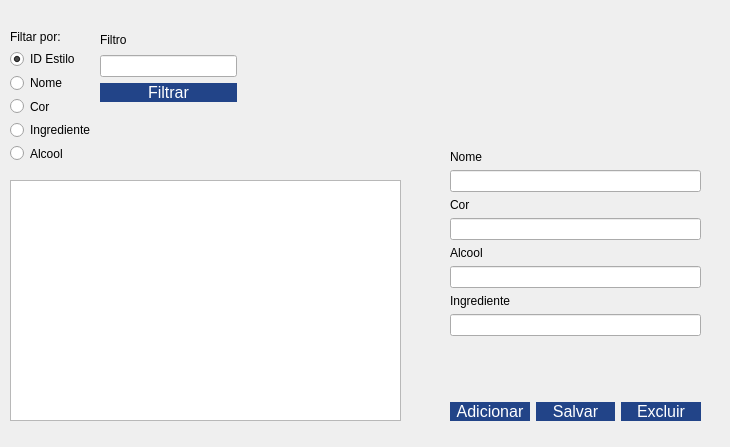
<?xml version="1.0" encoding="UTF-8"?>
<ui version="4.0">
 <class>fm_gestaoEstilo</class>
 <widget class="QDialog" name="fm_gestaoEstilo">
  <property name="geometry">
   <rect>
    <x>0</x>
    <y>0</y>
    <width>730</width>
    <height>447</height>
   </rect>
  </property>
  <property name="windowTitle">
   <string>Estilo</string>
  </property>
  <property name="styleSheet">
   <string notr="true">QPushButton{
background:#248;
color:#fff;
font-size:12pt;
border:none;
border-radius:10px;
}
QPushButton:hover{
	background:#fff;
	color:#248;
	font-size:12pt;
	border:none;
	border-radius:10px;
}
</string>
  </property>
  <widget class="QTableWidget" name="tw_estilo">
   <property name="geometry">
    <rect>
     <x>10</x>
     <y>180</y>
     <width>391</width>
     <height>241</height>
    </rect>
   </property>
  </widget>
  <widget class="QWidget" name="layoutWidget">
   <property name="geometry">
    <rect>
     <x>450</x>
     <y>150</y>
     <width>251</width>
     <height>271</height>
    </rect>
   </property>
   <layout class="QVBoxLayout" name="verticalLayout_6">
    <item>
     <layout class="QVBoxLayout" name="verticalLayout_5">
      <item>
       <layout class="QVBoxLayout" name="verticalLayout">
        <item>
         <widget class="QLabel" name="label_6">
          <property name="text">
           <string>Nome</string>
          </property>
         </widget>
        </item>
        <item>
         <widget class="QLineEdit" name="txt_nomeEstilo"/>
        </item>
       </layout>
      </item>
      <item>
       <layout class="QVBoxLayout" name="verticalLayout_2">
        <item>
         <widget class="QLabel" name="label_7">
          <property name="text">
           <string>Cor</string>
          </property>
         </widget>
        </item>
        <item>
         <widget class="QLineEdit" name="txt_corEstilo"/>
        </item>
       </layout>
      </item>
      <item>
       <layout class="QVBoxLayout" name="verticalLayout_3">
        <item>
         <widget class="QLabel" name="label_8">
          <property name="text">
           <string>Alcool</string>
          </property>
         </widget>
        </item>
        <item>
         <widget class="QLineEdit" name="txt_alcoolEstilo"/>
        </item>
       </layout>
      </item>
      <item>
       <layout class="QVBoxLayout" name="verticalLayout_4">
        <item>
         <widget class="QLabel" name="label_9">
          <property name="text">
           <string>Ingrediente</string>
          </property>
         </widget>
        </item>
        <item>
         <widget class="QLineEdit" name="txt_ingrediente_estilo"/>
        </item>
       </layout>
      </item>
     </layout>
    </item>
    <item>
     <spacer name="verticalSpacer">
      <property name="orientation">
       <enum>Qt::Vertical</enum>
      </property>
      <property name="sizeHint" stdset="0">
       <size>
        <width>20</width>
        <height>40</height>
       </size>
      </property>
     </spacer>
    </item>
    <item>
     <layout class="QHBoxLayout" name="horizontalLayout">
      <item>
       <widget class="QPushButton" name="btn_add">
        <property name="enabled">
         <bool>true</bool>
        </property>
        <property name="styleSheet">
         <string notr="true">QPushButton{
background:#248;
color:#fff;
font-size:12pt;
border:none;
border-radius:10px;
}
QPushButton:hover{
	background:#fff;
	color:#248;
	font-size:12pt;
	border:none;
	border-radius:10px;
}
</string>
        </property>
        <property name="text">
         <string>Adicionar</string>
        </property>
        <property name="autoDefault">
         <bool>false</bool>
        </property>
       </widget>
      </item>
      <item>
       <widget class="QPushButton" name="btn_salvar">
        <property name="styleSheet">
         <string notr="true">QPushButton{
background:#248;
color:#fff;
font-size:12pt;
border:none;
border-radius:10px;
}
QPushButton:hover{
	background:#fff;
	color:#248;
	font-size:12pt;
	border:none;
	border-radius:10px;
}
</string>
        </property>
        <property name="text">
         <string>Salvar</string>
        </property>
        <property name="autoDefault">
         <bool>false</bool>
        </property>
       </widget>
      </item>
      <item>
       <widget class="QPushButton" name="btn_excluir">
        <property name="styleSheet">
         <string notr="true">QPushButton{
background:#248;
color:#fff;
font-size:12pt;
border:none;
border-radius:10px;
}
QPushButton:hover{
	background:#fff;
	color:#248;
	font-size:12pt;
	border:none;
	border-radius:10px;
}
</string>
        </property>
        <property name="text">
         <string>Excluir</string>
        </property>
        <property name="autoDefault">
         <bool>false</bool>
        </property>
       </widget>
      </item>
     </layout>
    </item>
   </layout>
  </widget>
  <widget class="QWidget" name="layoutWidget">
   <property name="geometry">
    <rect>
     <x>100</x>
     <y>30</y>
     <width>137</width>
     <height>72</height>
    </rect>
   </property>
   <layout class="QVBoxLayout" name="verticalLayout_10">
    <item>
     <layout class="QVBoxLayout" name="verticalLayout_9">
      <item>
       <widget class="QLabel" name="label_10">
        <property name="text">
         <string>Filtro</string>
        </property>
       </widget>
      </item>
      <item>
       <widget class="QLineEdit" name="txt_filtro"/>
      </item>
     </layout>
    </item>
    <item>
     <widget class="QPushButton" name="btn_filtrar">
      <property name="text">
       <string>Filtrar</string>
      </property>
      <property name="autoDefault">
       <bool>false</bool>
      </property>
     </widget>
    </item>
   </layout>
  </widget>
  <widget class="QWidget" name="layoutWidget">
   <property name="geometry">
    <rect>
     <x>10</x>
     <y>30</y>
     <width>83</width>
     <height>132</height>
    </rect>
   </property>
   <layout class="QVBoxLayout" name="verticalLayout_8">
    <item>
     <widget class="QLabel" name="label_5">
      <property name="text">
       <string>Filtar por:</string>
      </property>
     </widget>
    </item>
    <item>
     <layout class="QVBoxLayout" name="verticalLayout_7">
      <item>
       <widget class="QRadioButton" name="rb_idEstilo">
        <property name="text">
         <string>ID Estilo</string>
        </property>
        <property name="checked">
         <bool>true</bool>
        </property>
       </widget>
      </item>
      <item>
       <widget class="QRadioButton" name="rb_nome">
        <property name="text">
         <string>Nome</string>
        </property>
       </widget>
      </item>
      <item>
       <widget class="QRadioButton" name="rb_cor">
        <property name="text">
         <string>Cor</string>
        </property>
       </widget>
      </item>
      <item>
       <widget class="QRadioButton" name="rb_ingrediente">
        <property name="text">
         <string>Ingrediente</string>
        </property>
       </widget>
      </item>
      <item>
       <widget class="QRadioButton" name="rb_alcool">
        <property name="text">
         <string>Alcool</string>
        </property>
       </widget>
      </item>
     </layout>
    </item>
   </layout>
  </widget>
 </widget>
 <resources/>
 <connections/>
</ui>
